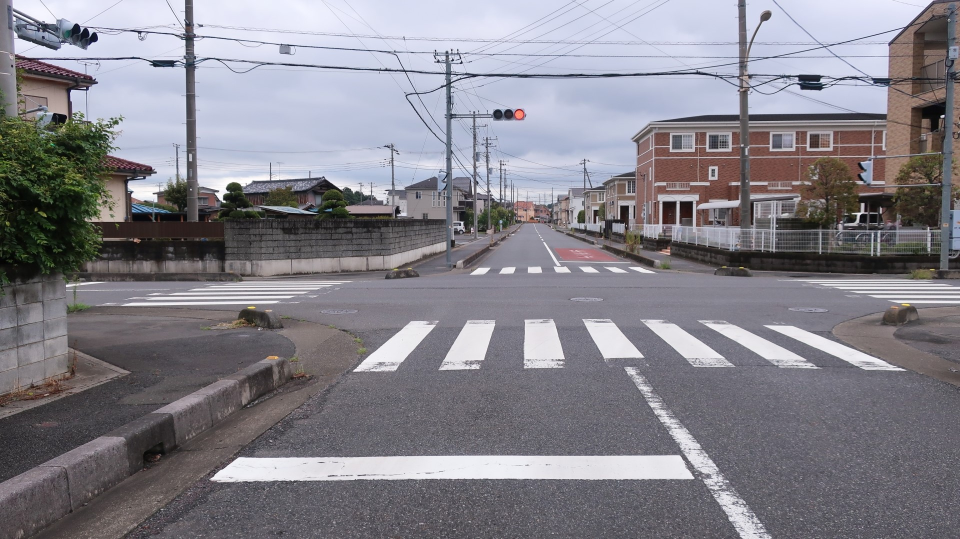
#> input picture materials/g9pc7kz6.jpg, 1920 x 1078 px, given in place of the camera (shown at 1/2 size)
$ python white_line_det_lsd.py
#> lines starting #> are read from the running program, lines starting #| are printed output that depends on the picture; after the words box and inside, x2 and y2 are one past the last pixel; in counts of white or black regions, pixels touching at a corner belong together
import cv2
import numpy as np
import math
import pylsd


# 射影変換を行う関数
def perspective_transform(image):
    src = np.float32([[400, 0], [880, 0], [0, 720], [1280, 720]])
    dst = np.float32([[0, 0], [1280, 0], [0, 720], [1280, 720]])
    matrix = cv2.getPerspectiveTransform(src, dst)
    return cv2.warpPerspective(image, matrix, (1280, 720))


# 白色を検出する関数
def detect_white(image):
    hsv = cv2.cvtColor(image, cv2.COLOR_BGR2HSV)
    lower_white = np.array([0, 0, 200], dtype=np.uint8)
    upper_white = np.array([180, 255, 255], dtype=np.uint8)
    return cv2.inRange(hsv, lower_white, upper_white)


# 前処理 (ぼかし) 関数
def preprocess_mask(mask):
    return cv2.GaussianBlur(mask, (15, 15), 0)


# [8 lines of commented-out code are left out]
def detect_lines(mask):
    # PyLSDを使用
    lines = lsd(mask)
    print(f"Detected lines: {lines.shape}")
    return lines


# 線分の角度が近似しているかを確認
def are_angles_similar(angle1, angle2, threshold=10):
    return abs(angle1 - angle2) < threshold


# 平行な線分を見つける
def find_parallel_lines(lines, angle_threshold=10):
    parallel_lines = []
    for i in range(len(lines)):
        for j in range(i + 1, len(lines)):
            x1, y1, x2, y2 = lines[i]
            angle1 = math.atan2(y2 - y1, x2 - x1) * 180.0 / math.pi
            x1, y1, x2, y2 = lines[j]
            angle2 = math.atan2(y2 - y1, x2 - x1) * 180.0 / math.pi
            if are_angles_similar(angle1, angle2, angle_threshold):
                parallel_lines.append((lines[i], lines[j]))
    return parallel_lines


# 線分の間隔が指定範囲内か確認
def is_within_distance(line1, line2, min_distance=30, max_distance=100):
    # 線分の中点を計算
    mid1 = [(line1[0] + line1[2]) / 2, (line1[1] + line1[3]) / 2]
    mid2 = [(line2[0] + line2[2]) / 2, (line2[1] + line2[3]) / 2]
    distance = math.sqrt((mid1[0] - mid2[0]) ** 2 + (mid1[1] - mid2[1]) ** 2)
    return min_distance <= distance <= max_distance


# 平行な線分の内部が白に近いか確認
def is_inside_white(image, line1, line2):
    # 線分の中点を計算
    mid1 = [(line1[0] + line1[2]) / 2, (line1[1] + line1[3]) / 2]
    mid2 = [(line2[0] + line2[2]) / 2, (line2[1] + line2[3]) / 2]
    # 中点間の中点を計算
    mid = [(mid1[0] + mid2[0]) / 2, (mid1[1] + mid2[1]) / 2]
    mid = list(map(int, mid))
    # 画像のHSV値を取得
    hsv = cv2.cvtColor(image, cv2.COLOR_BGR2HSV)
    pixel = hsv[mid[1], mid[0]]
    return 100 <= pixel[2] <= 255  # V（明度）が高い場合に白とみなす


# 線分のフィルタリング関数
def filter_lines(image, lines):
    filtered_lines = []
    if lines is not None:
        # 形状を(n, 4)に変更
        lines = lines.squeeze()
        for line1, line2 in find_parallel_lines(lines):
            if is_within_distance(line1, line2) and is_inside_white(
                image, line1, line2
            ):
                filtered_lines.append(line1)
                filtered_lines.append(line2)
    return filtered_lines


# 線分を描画する関数
def draw_lines(image, lines):
    if lines is not None:
        lines = lines.reshape(-1, 4)
        for line in lines:
            x0, y0, x1, y1 = line
            cv2.line(image, (x0, y0), (x1, y1), (0, 255, 0), 2)


if __name__ == "__main__":
    cap = cv2.VideoCapture(0)
    cap.set(3, 1280)
    cap.set(4, 720)

    while True:
        ret, frame = cap.read()
#> frame is the input picture: shape (1078, 1920, 3); mean B, G, R 137.7, 129.9, 132
        if not ret:
            print("Failed to grab frame")
            break

        # 射影変換
        transformed_image = perspective_transform(frame)
#> in perspective_transform, `return cv2.warpPerspective(image, matrix, (1280, 720))`:
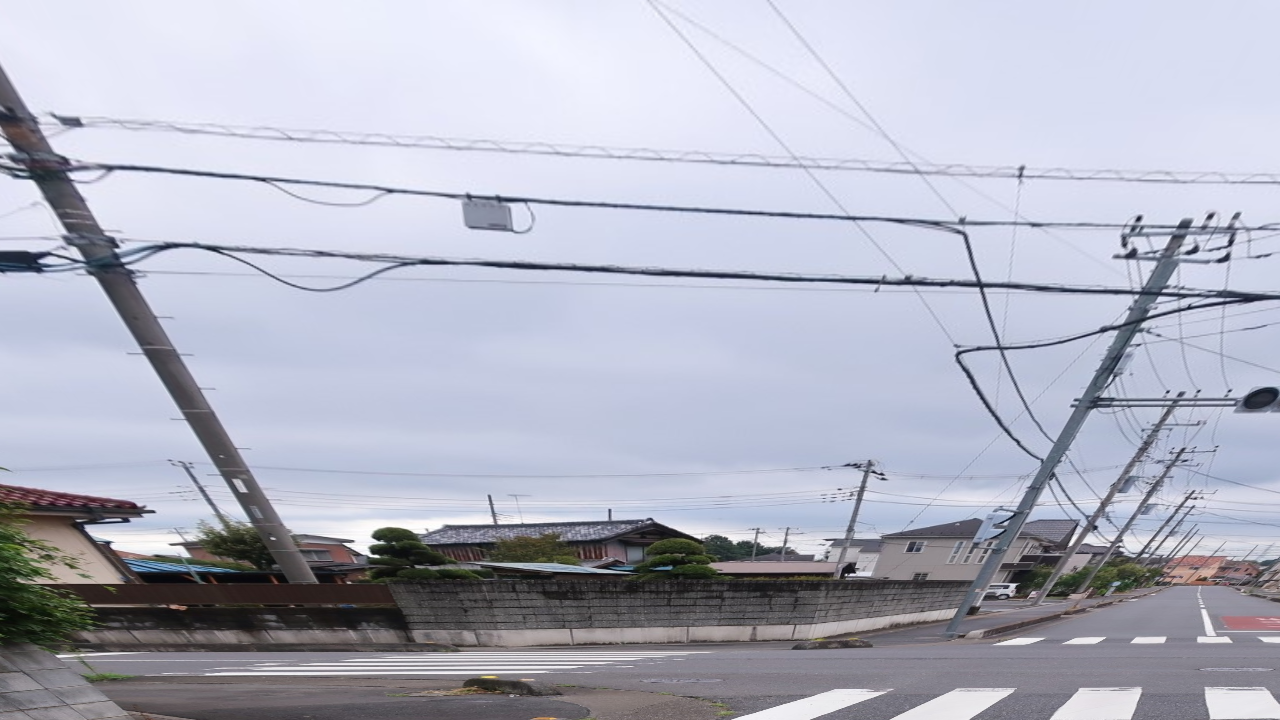
#> returned value: shape (720, 1280, 3); mean of channels 0, 1, 2 193.2, 178.6, 176.2; drawn as B, G, R
        # 白色を検出
        mask = detect_white(transformed_image)
#> in detect_white, `hsv = cv2.cvtColor(image, cv2.COLOR_BGR2HSV)`: hsv: shape (720, 1280, 3); mean H, S, V 112.6, 28.7, 194.6
#> in detect_white, `return cv2.inRange(hsv, lower_white, upper_white)`:
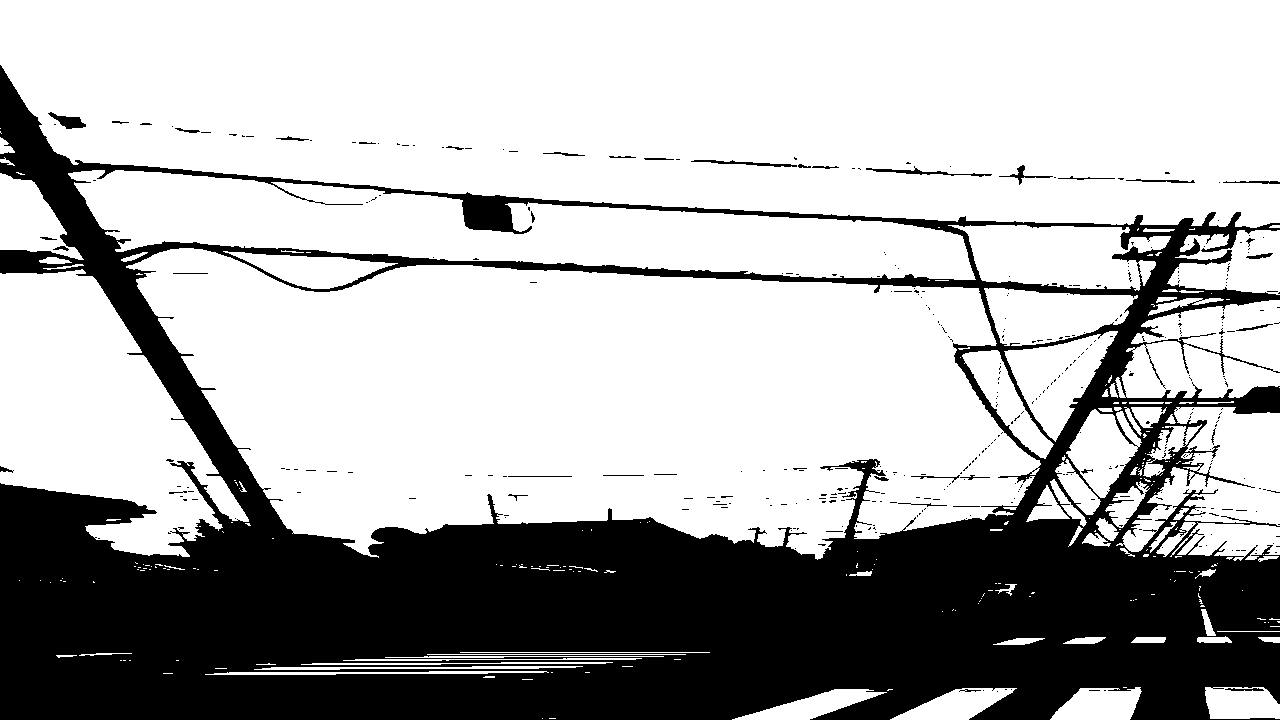
#> returned value: shape (720, 1280); 68.6% white; 386 black regions (345 under 20 px), largest, box (x1, y1, x2, y2) and area: (0, 65, 1280, 720) 284845, (866, 166, 992, 177) 307, (48, 112, 86, 129) 299
        # 前処理 (ぼかし)
        mask = cv2.GaussianBlur(mask, (15, 15), 0)
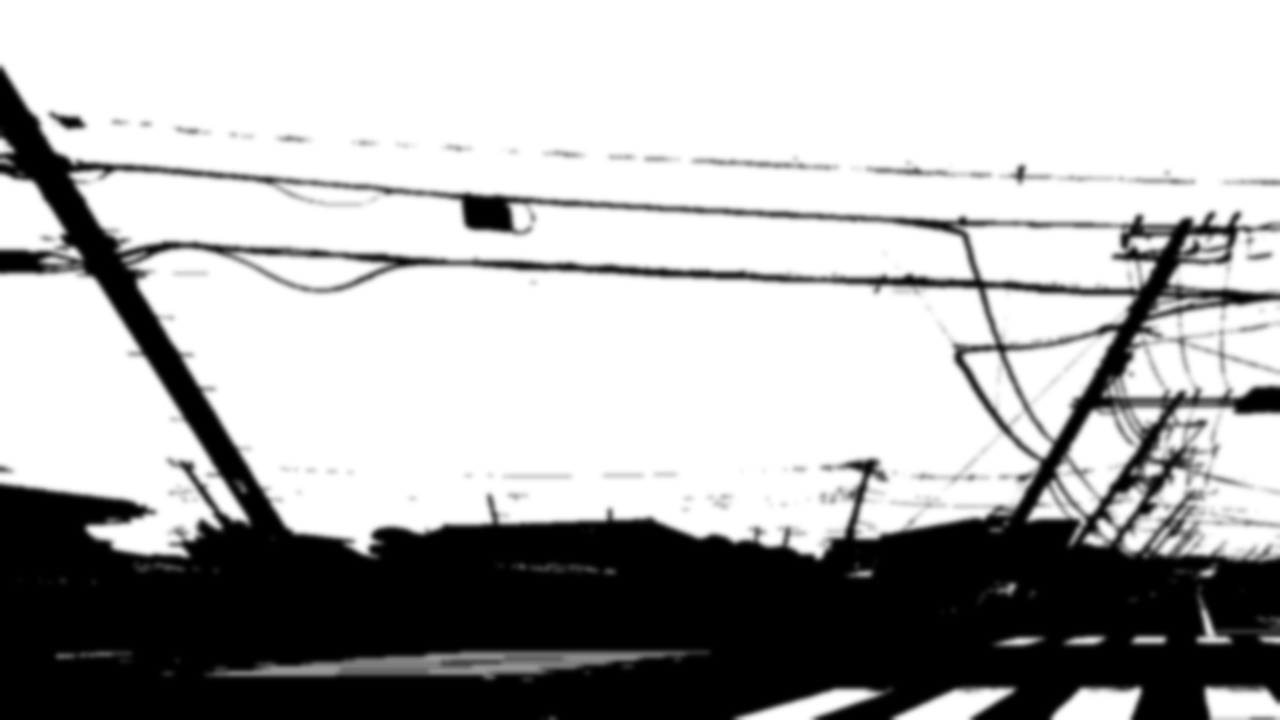
#> mask: shape (720, 1280); min 0, max 255, mean 175.1
        # 線分検出 (LSD)
        lsd = cv2.createLineSegmentDetector(0)
        lines, _width, _prec, _nfa = lsd.detect(mask)
#> lines = 812 rows, first 6: [72.66, 162.4, 954.3, 223], [443.2, 525.3, 652, 518.4], [524.7, 234.4, 467.2, 227.7], [0.299, 247.8, 78.64, 255.2], [1278.4, 411.7, 1234.2, 413.9], [1171.7, 285.6, 1278.3, 292.8]
        # 線分のフィルタリング
        filtered_lines = filter_lines(transformed_image, lines)
#> the loop in filter_lines, `for line1, line2 in find_parallel_lines(lines):` made 29518 passes
#> (line2, distance in is_within_distance) on passes 1 to 3: ([443.2, 525.3, 652, 518.4], 330.9), ([0.299, 247.8, 78.64, 255.2], 477.6), ([1171.7, 285.6, 1278.3, 292.8], 718)
#> after the loop in filter_lines, `for line1, line2 in find_parallel_lines(lines):`: filtered_lines = 4414 items, first 6: [72.66, 162.4, 954.3, 223], [119.9, 240.6, 886.5, 278.3], [72.66, 162.4, 954.3, 223], [544.4, 148.6, 583.1, 151.7], [72.66, 162.4, 954.3, 223], [447.8, 142.9, 470.4, 145.8]
        # 線分の描画
        draw_lines(transformed_image, lines)
#> the loop in draw_lines, `for line in lines:` made 812 passes
#> after the loop in draw_lines, `for line in lines:`:
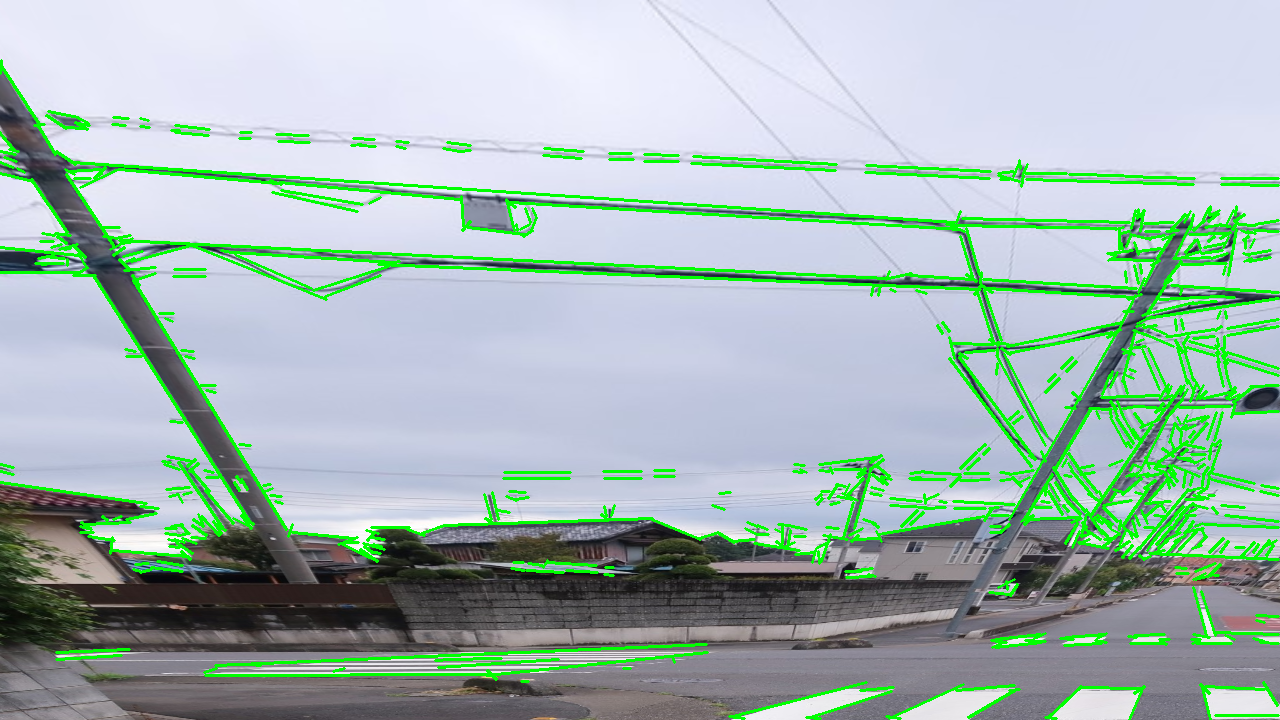
#> image: shape (720, 1280, 3); 7.72% of pixels changed, all inside (x1, y1, x2, y2) = (0, 59, 1280, 720)
        # 画像の表示
        cv2.imshow("Original Image", frame)
        cv2.imshow("White Lines Detected", transformed_image)

        if cv2.waitKey(1) & 0xFF == ord("q"):
#> (key q is pressed here)
            break

    cap.release()
    cv2.destroyAllWindows()
